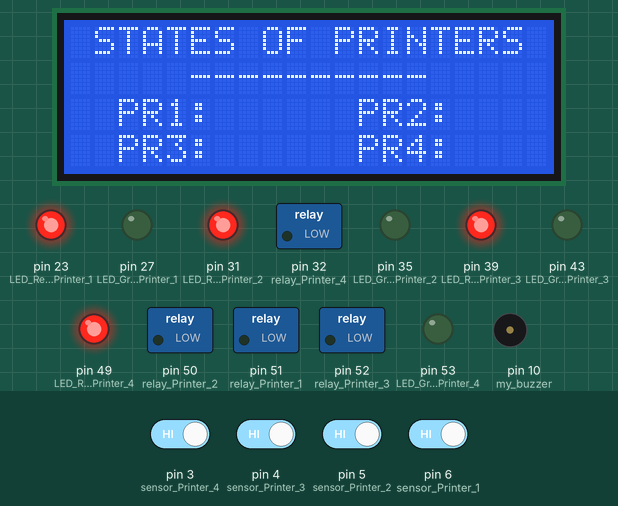
Simulated run of this sketch. Board: Arduino Mega 2560, built with avr-gcc and run on an emulated ATmega2560. Shown: 20×4 character LCD, switched loads named in the sketch (green lamp = pin HIGH), output pins drawn as LEDs (lit = HIGH), buzzer (waves = sounding, pin HIGH). Inputs (shaded band) come from the test bench; at power-on: pin 3 (sensor_Printer_4), pin 4 (sensor_Printer_3), pin 5 (sensor_Printer_2), pin 6 (sensor_Printer_1) HIGH. What the sketch prints to the serial monitor is not drawn.

Above: at 3.3 s.
3.4 s: pin 4 (sensor_Printer_3) driven LOW
At 4.4 s:
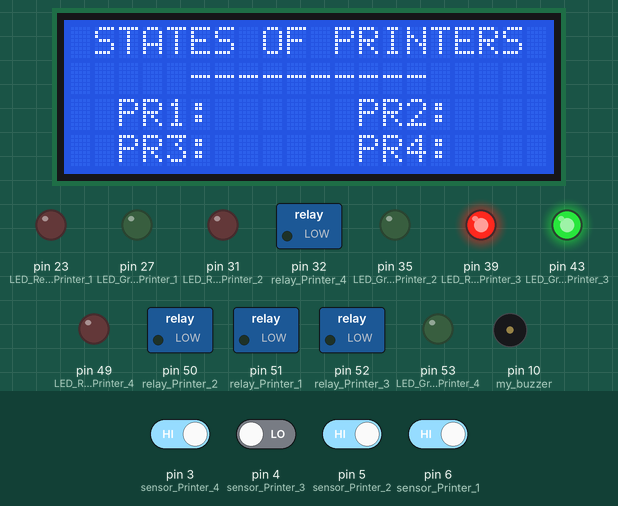
6.2 s: pin 3 (sensor_Printer_4) driven LOW
At 8.1 s:
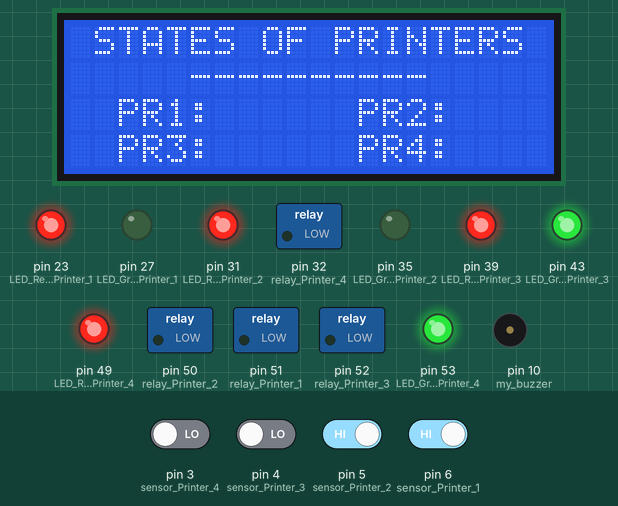
9.2 s: pin 6 (sensor_Printer_1) driven LOW
At 11.4 s:
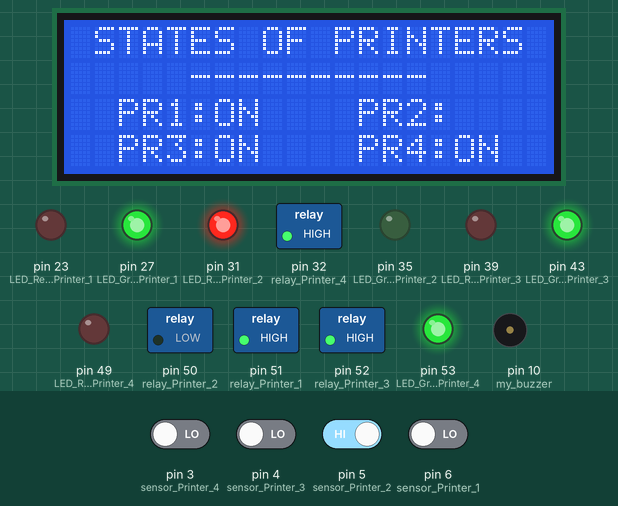
11.8 s: pin 5 (sensor_Printer_2) driven LOW
At 13.4 s:
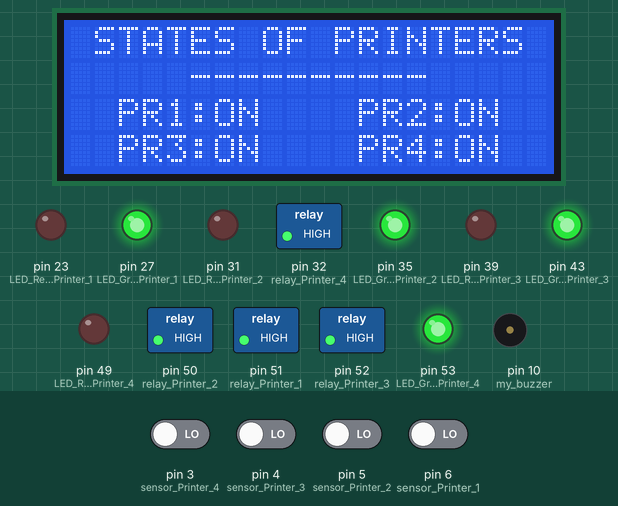
14.8 s: pin 3 (sensor_Printer_4) driven HIGH
At 16.5 s:
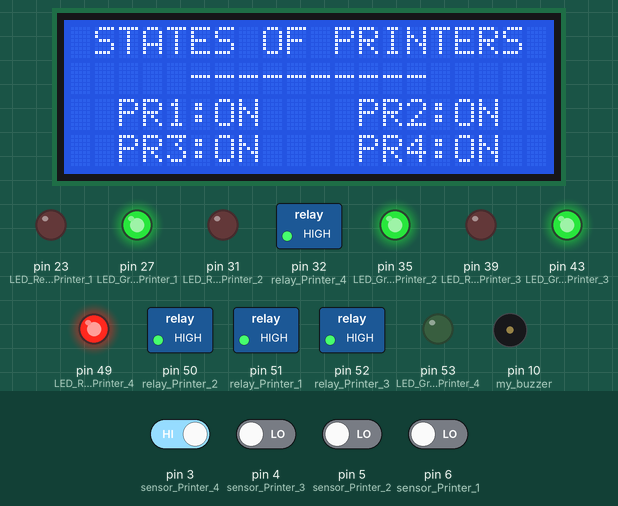
17.8 s: pin 4 (sensor_Printer_3) driven HIGH
At 21.3 s:
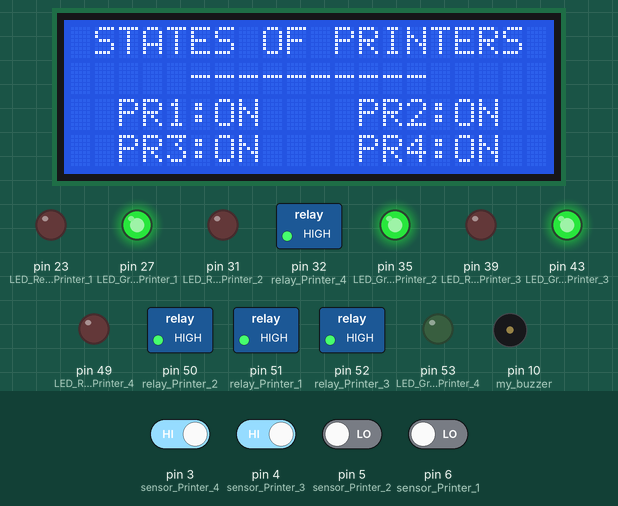
Timing chart, 0 to 21.8 s (numbered marks = the images above; inputs shaded):
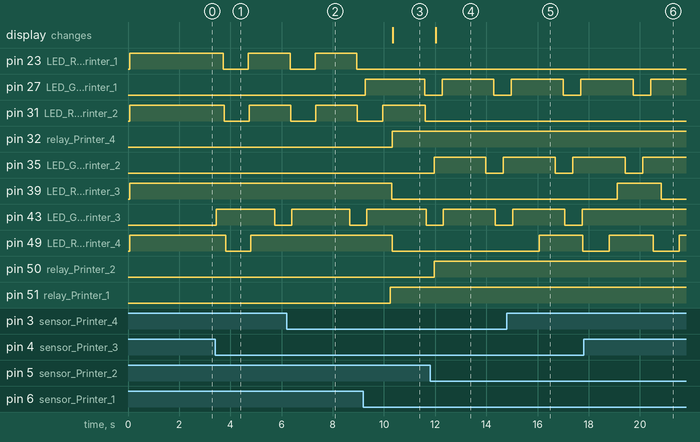

The sketch:

Printer_AutoPower_Off_4_Printers.ino
```cpp
/*
Ce code est une version pour 4 imprimantes connectées à 4 prises.
Eléments nécessaires:
- 1 carte Arduino Mega
- 1 module 4 relais pour Arduino
- 8 LED (4 vertes et 4 rouges)
- 8 résistances 1K ohms pour les LED
- 4 résistances 1M ohms pour les microswitch
- 4 microswitch
- 1 écran LCD 20x4 (facultatif)
- 4 prises éléctriques

Liens des vidéos:

==================================

This code is a version for 4 printers connected to 4 sockets.
Necessary items:
- 1 Arduino Mega board
- 1 4 relay module for Arduino
- 8 LEDs (4 green and 4 red)
- 8 1K ohm resistors for the LEDs
- 4 1M ohm resistors for the microswitches
- 4 microswitches
- 1 20x4 LCD screen (optional)
- 4 electrical outlets

Video links:


*/

//Programme: Printer_AutoPower_Off_4_Printer_30-06-2024
#include <SoftwareSerial.h>
#include <Wire.h>
#include <LCD.h>
#include <LiquidCrystal.h>
#include <LiquidCrystal_I2C.h>

LiquidCrystal_I2C lcd(0x20, 2, 1, 0, 4, 5, 6, 7, 3, POSITIVE);  // pour l'écran LCD 16x2 / for 16x2 LCD screen
                                                                // pour l'écran LCD 16x2 / for 16x2 LCD screen
unsigned long currentMillisPrinter_1;
unsigned long previousMillisPrinter_1;

unsigned long currentMillisPrinter_2;
unsigned long previousMillisPrinter_2;

unsigned long currentMillisPrinter_3;
unsigned long previousMillisPrinter_3;

unsigned long currentMillisPrinter_4;
unsigned long previousMillisPrinter_4;

long printer_TurnOn_Confirmation = 10000;     // délai de confirmation de l'état du capteur pour éviter des mises sous tension intempestives = 10 secondes (10000)
                                              // delay to confirm the state of the sensor to avoid untimely power on = 10 seconds (10000)
long printer_TurnOff_Confirmation = 2700000;  // délai maximum de mise hors tension = 45 minutes (2700000) (en prévision du temps de nivellement automatique)
                                              // maximum delay to power off = 45 minutes (2700000) (in anticipation of auto-leveling time)

// long printer_TurnOn_Confirmation = 2000;   // delay to confirm the state of the sensor to avoid untimely power on = 10 seconds (10000)
// long printer_TurnOff_Confirmation = 4000;

const int my_buzzer = 10;
const int bipDuration = 500;
const int pauseDuration = 250;

const int LED_Red_Printer_1 = 23;     // pin LED rouge pour imprimante 1 / pin for red LED for printer 1
const int LED_Green_Printer_1 = 27;   // pin LED verte pour imprimante 1 / pin for green LED for printer 1

const int LED_Red_Printer_2 = 31;     // pin LED rouge pour imprimante 2 / pin for red LED for printer 2
const int LED_Green_Printer_2 = 35;   // pin LED verte pour imprimante 2 / pin for green LED for printer 2

const int LED_Red_Printer_3 = 39;     // pin LED rouge pour imprimante 3 / pin for red LED for printer 3
const int LED_Green_Printer_3 = 43;   // pin LED verte pour imprimante 3 / pin for green LED for printer 3

const int LED_Red_Printer_4 = 49;     // pin LED rouge pour imprimante 4 / pin for red LED for printer 4
const int LED_Green_Printer_4 = 53;   // pin LED verte pour imprimante 4 / pin for green LED for printer 4

const int relay_Printer_1 = 51;       // pin du relai imprimante 1 / relay pin for printer 1
const int relay_Printer_2 = 50;       // pin du relai imprimante 2 / relay pin for printer 2
const int relay_Printer_3 = 52;       // pin du relai imprimante 3 / relay pin for printer 3
const int relay_Printer_4 = 32;       // pin du relai imprimante 4 / relay pin for printer 4

const int sensor_Printer_1 = 6;       // pin micro-switch pour imprimante 1 / pin micro-switch for printer 1
const int sensor_Printer_2 = 5;       // pin micro-switch pour imprimante 2 / pin micro-switch for printer 2
const int sensor_Printer_3 = 4;       // pin micro-switch pour imprimante 3 / pin micro-switch for printer 3
const int sensor_Printer_4 = 3;      // pin micro-switch pour imprimante 4 / pin micro-switch for printer 4

int stateSensorPrinter_1;  // le microswitch imprimante 1 est-il appuyé ou pas ? / is the microswitch for printer 1 pressed or not?
int stateSensorPrinter_2;  // le microswitch imprimante 2 est-il appuyé ou pas ? / is the microswitch for printer 2 pressed or not?
int stateSensorPrinter_3;  // le microswitch imprimante 3 est-il appuyé ou pas ? / is the microswitch for printer 3 pressed or not?
int stateSensorPrinter_4;  // le microswitch imprimante 4 est-il appuyé ou pas ? / is the microswitch for printer 4 pressed or not?

int relay_Printer_1State = LOW;  // état du relais pour l'imprimante 1 / state of the relay for printer 1
int relay_Printer_2State = LOW;  // état du relais pour l'imprimante 2 / state of the relay for printer 2
int relay_Printer_3State = LOW;  // état du relais pour l'imprimante 3 / state of the relay for printer 3
int relay_Printer_4State = LOW;  // état du relais pour l'imprimante 4 / state of the relay for printer 4

String Printer_1_OnOff;  // texte à afficher pour l'état de l'imprimante 1 (ON ou OFF) / text to display for the state of printer 1 (ON or OFF)
String Printer_2_OnOff;  // texte à afficher pour l'état de l'imprimante 2 (ON ou OFF) / text to display for the state of printer 2 (ON or OFF)
String Printer_3_OnOff;  // texte à afficher pour l'état de l'imprimante 3 (ON ou OFF) / text to display for the state of printer 3 (ON or OFF)
String Printer_4_OnOff;  // texte à afficher pour l'état de l'imprimante 4 (ON ou OFF) / text to display for the state of printer 4 (ON or OFF)

// délais des LED allumées/éteintes  / LED on/off delays
long OnTime_redLED = 1500;
long OffTime_redLED = 800;
long OnTime_greenLED = 2000;
long OffTime_greenLED = 500;

//================================================
// création de la classe pour le clignotement des LED
// creating the class for LED blinking
class Flasher {
  int ledPin;
  long OnTime;
  long OffTime;
  int ledState;
  unsigned long previousMillis_blink;
public:
  Flasher(int pin, long on, long off) {
    ledPin = pin;
    pinMode(ledPin, OUTPUT);
    OnTime = on;
    OffTime = off;
    ledState = LOW;
    previousMillis_blink = 0;
  }
  void Update() {
    // vérifie s'il est temps de changer l'état de la LED
    // check to see if it's time to change the state of the LED
    unsigned long currentMillis_blink = millis();
    if ((ledState == HIGH) && (currentMillis_blink - previousMillis_blink >= OnTime)) {
      ledState = LOW;
      previousMillis_blink = currentMillis_blink;
      digitalWrite(ledPin, ledState);
    } else if ((ledState == LOW) && (currentMillis_blink - previousMillis_blink >= OffTime)) {
      ledState = HIGH;
      previousMillis_blink = currentMillis_blink;
      digitalWrite(ledPin, ledState);
    }
  }
};

// création de l'objet Flasher pour les LED rouges des imprimantes
// creation of the Flasher object for the red LEDs of the printers
Flasher led_Printer_1_Red(LED_Red_Printer_1, OnTime_redLED, OffTime_redLED);
Flasher led_Printer_2_Red(LED_Red_Printer_2, OnTime_redLED, OffTime_redLED);
Flasher led_Printer_3_Red(LED_Red_Printer_3, OnTime_redLED, OffTime_redLED);
Flasher led_Printer_4_Red(LED_Red_Printer_4, OnTime_redLED, OffTime_redLED);

// création de l'objet Flasher pour les LED vertes des imprimantes
// creation of the Flasher object for the green LEDs of the printers
Flasher led_Printer_1_Green(LED_Green_Printer_1, OnTime_greenLED, OffTime_greenLED);
Flasher led_Printer_2_Green(LED_Green_Printer_2, OnTime_greenLED, OffTime_greenLED);
Flasher led_Printer_3_Green(LED_Green_Printer_3, OnTime_greenLED, OffTime_greenLED);
Flasher led_Printer_4_Green(LED_Green_Printer_4, OnTime_greenLED, OffTime_greenLED);

//================================================

void setup() {

  Serial.begin(9600);
  lcd.begin(20, 4);
  lcd.clear();

  pinMode(my_buzzer, OUTPUT);

  pinMode(relay_Printer_1, OUTPUT);
  pinMode(relay_Printer_2, OUTPUT);
  pinMode(relay_Printer_3, OUTPUT);
  pinMode(relay_Printer_4, OUTPUT);

  pinMode(LED_Green_Printer_1, OUTPUT);
  pinMode(LED_Red_Printer_1, OUTPUT);

  pinMode(LED_Green_Printer_2, OUTPUT);
  pinMode(LED_Red_Printer_2, OUTPUT);

  pinMode(LED_Green_Printer_3, OUTPUT);
  pinMode(LED_Red_Printer_3, OUTPUT);

  pinMode(LED_Green_Printer_4, OUTPUT);
  pinMode(LED_Red_Printer_4, OUTPUT);

  pinMode(sensor_Printer_1, INPUT);
  pinMode(sensor_Printer_2, INPUT);
  pinMode(sensor_Printer_3, INPUT);
  pinMode(sensor_Printer_4, INPUT);

  // éteindre les relais au démarrage / turning off the relays on start up
  digitalWrite(relay_Printer_1, LOW);
  digitalWrite(relay_Printer_2, LOW);
  digitalWrite(relay_Printer_3, LOW);
  digitalWrite(relay_Printer_4, LOW);

  // éteindre les LED vertes au démarrage / turning off the green LEDs on start up
  digitalWrite(LED_Green_Printer_1, LOW);
  digitalWrite(LED_Green_Printer_2, LOW);
  digitalWrite(LED_Green_Printer_3, LOW);
  digitalWrite(LED_Green_Printer_4, LOW);

  // allumer les LED rouges au démarrage / turning on the red LEDs on start up
  digitalWrite(LED_Red_Printer_1, HIGH);
  digitalWrite(LED_Red_Printer_2, HIGH);
  digitalWrite(LED_Red_Printer_3, HIGH);
  digitalWrite(LED_Red_Printer_4, HIGH);

  // affichage de l'état des imprimantes sur l'écran LCD / displaying the status of the printers on the lcd
  lcd.setCursor(0, 0);
  lcd.print(" STATES OF PRINTERS ");

  lcd.setCursor(0, 1);
  lcd.print("     ----------     ");

  lcd.setCursor(2, 2);
  lcd.print("PR1:");    // imprimante 1 / printer 1

  lcd.setCursor(12, 2);
  lcd.print("PR2:");    // imprimante 2 / printer 2

  lcd.setCursor(2, 3);
  lcd.print("PR3:");    // imprimante 3 / printer 3

  lcd.setCursor(12, 3);
  lcd.print("PR4:");    // imprimante 4 / printer 4

  Serial.println("Programme: Printer_AutoPower_Off_4_Printer_30-06-2024"); // affiche le nom du programme sur le moniteur série
                                                                           // display the program name on the serial monitor

  delay(2000);

}  // end of setup

//=========================

void loop() {

   // pour l'imprimante 1 / for printer 1
  currentMillisPrinter_1 = millis();
  stateSensorPrinter_1 = digitalRead(sensor_Printer_1);

  if (stateSensorPrinter_1 == LOW) {
    Serial.println("Sensor printer 1 v3SE openned");

    led_Printer_1_Green.Update();  // clignotement de la LED verte de l'imprimante 1 / printer 1 green LED flashing

    currentMillisPrinter_1 = millis();
    if (currentMillisPrinter_1 - previousMillisPrinter_1 >= printer_TurnOn_Confirmation) {
      stateSensorPrinter_1 = digitalRead(sensor_Printer_1);
      if (stateSensorPrinter_1 == LOW) {
        digitalWrite(LED_Green_Printer_1, HIGH);
        digitalWrite(LED_Red_Printer_1, LOW);
        digitalWrite(relay_Printer_1, HIGH);
        Printer_1_OnOff = "ON ";
        previousMillisPrinter_1 = currentMillisPrinter_1;
      }
    }
  }
  else if (stateSensorPrinter_1 == HIGH) {
    Serial.println("Sensor printer 1 triggered");

    led_Printer_1_Red.Update();  // clignotement de la LED rouge de l'imprimante 1 / printer 1 red LED flashing

    currentMillisPrinter_1 = millis();

    if (currentMillisPrinter_1 - previousMillisPrinter_1 >= printer_TurnOff_Confirmation) {
      stateSensorPrinter_1 = digitalRead(sensor_Printer_1);
      if (stateSensorPrinter_1 == HIGH) {
        digitalWrite(LED_Green_Printer_1, LOW);
        digitalWrite(LED_Red_Printer_1, HIGH);
        digitalWrite(relay_Printer_1, LOW);
        Printer_1_OnOff = "OFF";

        previousMillisPrinter_1 = currentMillisPrinter_1;
      }
    }
  }

  //---------------------------------------------------------------
 // pour l'imprimante 2 / for printer 2
  currentMillisPrinter_2 = millis();
  stateSensorPrinter_2 = digitalRead(sensor_Printer_2);

  if (stateSensorPrinter_2 == LOW) {
    Serial.println("Sensor printer 2 openned");

    led_Printer_2_Green.Update();  // clignotement de la LED verte de l'imprimante 2 / printer 2 green LED flashing

    currentMillisPrinter_2 = millis();
    if (currentMillisPrinter_2 - previousMillisPrinter_2 >= printer_TurnOn_Confirmation) {
      stateSensorPrinter_2 = digitalRead(sensor_Printer_2);
      if (stateSensorPrinter_2 == LOW) {
        digitalWrite(LED_Green_Printer_2, HIGH);
        digitalWrite(LED_Red_Printer_2, LOW);
        digitalWrite(relay_Printer_2, HIGH);
        Printer_2_OnOff = "ON ";
        previousMillisPrinter_2 = currentMillisPrinter_2;
      }
    }
  }
  else if (stateSensorPrinter_2 == HIGH) {
    Serial.println("Sensor printer 2 triggered");

    led_Printer_2_Red.Update();  // clignotement de la LED rouge de l'imprimante 2 / printer 2 red LED flashing

    currentMillisPrinter_2 = millis();

    if (currentMillisPrinter_2 - previousMillisPrinter_2 >= printer_TurnOff_Confirmation) {
      stateSensorPrinter_2 = digitalRead(sensor_Printer_2);
      if (stateSensorPrinter_2 == HIGH) {
        digitalWrite(LED_Red_Printer_2, LOW);
        digitalWrite(LED_Green_Printer_2, LOW);
        digitalWrite(LED_Red_Printer_2, HIGH);
        digitalWrite(relay_Printer_2, LOW);
        Printer_2_OnOff = "OFF";

        previousMillisPrinter_2 = currentMillisPrinter_2;
      }
    }
  }

  //---------------------------------------------------------------
  // pour l'imprimante 3 / for printer 3
  currentMillisPrinter_3 = millis();
  stateSensorPrinter_3 = digitalRead(sensor_Printer_3);

  if (stateSensorPrinter_3 == LOW) {
    Serial.println("Sensor printer 3 openned");

    led_Printer_3_Green.Update();  // clignotement de la LED verte de l'imprimante 3 / printer 3 green LED flashing

    currentMillisPrinter_3 = millis();
    if (currentMillisPrinter_3 - previousMillisPrinter_3 >= printer_TurnOn_Confirmation) {
      stateSensorPrinter_3 = digitalRead(sensor_Printer_3);
      if (stateSensorPrinter_3 == LOW) {
        digitalWrite(LED_Green_Printer_3, HIGH);
        digitalWrite(LED_Red_Printer_3, LOW);
        digitalWrite(relay_Printer_3, HIGH);
        Printer_3_OnOff = "ON ";
        previousMillisPrinter_3 = currentMillisPrinter_3;
      }
    }
  }
  else if (stateSensorPrinter_3 == HIGH) {
    Serial.println("Sensor printer 3 triggered");

    led_Printer_3_Red.Update();  // clignotement de la LED rouge de l'imprimante 3 / printer 3 red LED flashing

    currentMillisPrinter_3 = millis();

    if (currentMillisPrinter_3 - previousMillisPrinter_3 >= printer_TurnOff_Confirmation) {
      stateSensorPrinter_3 = digitalRead(sensor_Printer_3);
      if (stateSensorPrinter_3 == HIGH) {
        digitalWrite(LED_Green_Printer_3, LOW);
        digitalWrite(LED_Red_Printer_3, HIGH);
        digitalWrite(relay_Printer_3, LOW);
        Printer_3_OnOff = "OFF";

        previousMillisPrinter_3 = currentMillisPrinter_3;
      }
    }
  }

  //---------------------------------------------------------------
  // pour l'imprimante 4 / for printer 4
  currentMillisPrinter_4 = millis();
  stateSensorPrinter_4 = digitalRead(sensor_Printer_4);

  if (stateSensorPrinter_4 == LOW) {
    Serial.println("Sensor printer 4 openned");

    led_Printer_4_Green.Update();  // clignotement de la LED verte de l'imprimante 4 / printer 4 green LED flashing

    currentMillisPrinter_4 = millis();
    if (currentMillisPrinter_4 - previousMillisPrinter_4 >= printer_TurnOn_Confirmation) {
      stateSensorPrinter_4 = digitalRead(sensor_Printer_4);
      if (stateSensorPrinter_4 == LOW) {
        digitalWrite(LED_Green_Printer_4, HIGH);
        digitalWrite(LED_Red_Printer_4, LOW);
        digitalWrite(relay_Printer_4, HIGH);
        Printer_4_OnOff = "ON ";
        previousMillisPrinter_4 = currentMillisPrinter_4;
      }
    }
  }
  else if (stateSensorPrinter_4 == HIGH) {
    Serial.println("Sensor printer 4 triggered");

    led_Printer_4_Red.Update();  // clignotement de la LED rouge de l'imprimante 4 / printer 4 red LED flashing

    currentMillisPrinter_4 = millis();

    if (currentMillisPrinter_4 - previousMillisPrinter_4 >= printer_TurnOff_Confirmation) {
      stateSensorPrinter_4 = digitalRead(sensor_Printer_4);
      if (stateSensorPrinter_4 == HIGH) {
        digitalWrite(LED_Green_Printer_4, LOW);
        digitalWrite(LED_Red_Printer_4, HIGH);
        digitalWrite(relay_Printer_4, LOW);
        Printer_4_OnOff = "OFF";

        previousMillisPrinter_4 = currentMillisPrinter_4;
      }
    }
  }

  //=====================================================
  lcd.setCursor(6, 2);
  lcd.print(Printer_1_OnOff);   // affiche l'état de l'imprimante 1 sur le LCD  / displays the status of printer 1 on the LCD

  lcd.setCursor(16, 2);
  lcd.print(Printer_2_OnOff);   // affiche l'état de l'imprimante 2 sur le LCD  / displays the status of printer 2 on the LCD

  lcd.setCursor(6, 3);
  lcd.print(Printer_3_OnOff);   // affiche l'état de l'imprimante 3 sur le LCD  / displays the status of printer 3 on the LCD

  lcd.setCursor(16, 3);
  lcd.print(Printer_4_OnOff);   // affiche l'état de l'imprimante 4 sur le LCD  / displays the status of printer 4 on the LCD

  // afficher l'état des imprimantes au moniteur série / display the status of the printers on the serial monitor
  Serial.print("Imprimante 1 / Printer 1: ");
  Serial.println(Printer_1_OnOff);
  Serial.println("---------------------");

  Serial.print("Imprimante 2 / Printer 2: ");
  Serial.println(Printer_2_OnOff);
  Serial.println("---------------------");

  Serial.print("Imprimante 3 / Printer 3: ");
  Serial.println(Printer_3_OnOff);
  Serial.println("---------------------");

  Serial.print("Imprimante 4 / Printer 4: ");
  Serial.println(Printer_4_OnOff);
  Serial.println("=====================");

}  // end of loop
```

Measured:
- after the input at 3.4 s, pin 39 (LED_Red_Printer_3): stays HIGH (without the input it goes to LOW after 0.39 s); pin 43 (LED_Green_Printer_3): LOW → HIGH after 0.06 s, → LOW 2.3 s later
- after the input at 6.2 s, pin 49 (LED_Red_Printer_4): stays HIGH (without the input it goes to LOW after 0.22 s); pin 53 (LED_Green_Printer_4): LOW → HIGH after 0.22 s, → LOW 2.3 s later
- after the input at 9.2 s, pin 23 (LED_Red_Printer_1): stays LOW (without the input it goes to HIGH after 0.71 s); pin 27 (LED_Green_Printer_1): LOW → HIGH after 0.06 s, → LOW 2.3 s later; pin 51 (relay_Printer_1): LOW → HIGH after 1.0 s; the display: changes after 1.1 s (image 3)
- after the input at 11.8 s, pin 31 (LED_Red_Printer_2): stays LOW (without the input it goes to HIGH after 0.83 s); pin 35 (LED_Green_Printer_2): LOW → HIGH after 0.16 s, → LOW 2.0 s later, → HIGH 0.68 s later; pin 50 (relay_Printer_2): LOW → HIGH after 0.16 s; the display: changes after 0.22 s (image 4)
- after the input at 14.8 s, pin 49 (LED_Red_Printer_4): LOW → HIGH after 1.3 s, → LOW 1.7 s later; pin 53 (LED_Green_Printer_4): stays LOW (without the input it goes to HIGH after 0.25 s)
- after the input at 17.8 s, pin 39 (LED_Red_Printer_3): LOW → HIGH after 1.3 s, → LOW 1.7 s later; pin 43 (LED_Green_Printer_3): stays HIGH (without the input it goes to LOW after 2.0 s)
